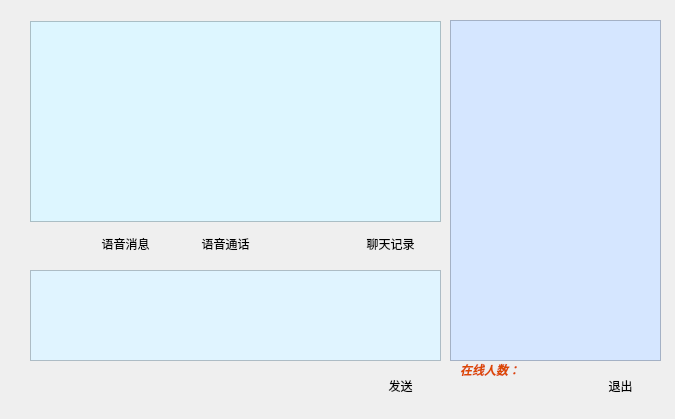
<?xml version="1.0" encoding="UTF-8"?>
<ui version="4.0">
 <class>Form</class>
 <widget class="QWidget" name="Form">
  <property name="geometry">
   <rect>
    <x>0</x>
    <y>0</y>
    <width>675</width>
    <height>419</height>
   </rect>
  </property>
  <property name="windowTitle">
   <string>群聊</string>
  </property>
  <property name="autoFillBackground">
   <bool>false</bool>
  </property>
  <property name="styleSheet">
   <string notr="true">#Form{
border-image: url(:/新前缀/haizeiwang3333_看图王.jpg);}
</string>
  </property>
  <widget class="QTextBrowser" name="textBrowser">
   <property name="geometry">
    <rect>
     <x>30</x>
     <y>21</y>
     <width>411</width>
     <height>201</height>
    </rect>
   </property>
   <property name="styleSheet">
    <string notr="true">
background-color: rgb(221, 246, 255);</string>
   </property>
   <property name="horizontalScrollBarPolicy">
    <enum>Qt::ScrollBarAsNeeded</enum>
   </property>
   <property name="sizeAdjustPolicy">
    <enum>QAbstractScrollArea::AdjustIgnored</enum>
   </property>
  </widget>
  <widget class="QTextEdit" name="textEdit">
   <property name="geometry">
    <rect>
     <x>30</x>
     <y>270</y>
     <width>411</width>
     <height>91</height>
    </rect>
   </property>
   <property name="autoFillBackground">
    <bool>true</bool>
   </property>
   <property name="styleSheet">
    <string notr="true">background-color: rgb(224, 244, 255);</string>
   </property>
  </widget>
  <widget class="QWidget" name="formLayoutWidget">
   <property name="geometry">
    <rect>
     <x>0</x>
     <y>0</y>
     <width>2</width>
     <height>2</height>
    </rect>
   </property>
   <layout class="QFormLayout" name="formLayout"/>
  </widget>
  <widget class="QPushButton" name="luyinBtn">
   <property name="geometry">
    <rect>
     <x>80</x>
     <y>230</y>
     <width>91</width>
     <height>27</height>
    </rect>
   </property>
   <property name="styleSheet">
    <string notr="true">background-color: rgb(247, 255, 194);
background-image: url(:/新前缀/999.jpg);</string>
   </property>
   <property name="text">
    <string>语音消息</string>
   </property>
   <property name="icon">
    <iconset>
     <normaloff>../UIxiangmu /xiaoxi.jpg</normaloff>../UIxiangmu /xiaoxi.jpg</iconset>
   </property>
   <property name="flat">
    <bool>true</bool>
   </property>
  </widget>
  <widget class="QPushButton" name="tonghuaBtn">
   <property name="geometry">
    <rect>
     <x>180</x>
     <y>230</y>
     <width>91</width>
     <height>27</height>
    </rect>
   </property>
   <property name="styleSheet">
    <string notr="true">background-color: rgb(245, 255, 194);
background-image: url(:/新前缀/999.jpg);</string>
   </property>
   <property name="text">
    <string>语音通话</string>
   </property>
   <property name="icon">
    <iconset>
     <normaloff>../UIxiangmu /tonghu.jpg</normaloff>../UIxiangmu /tonghu.jpg</iconset>
   </property>
   <property name="flat">
    <bool>true</bool>
   </property>
  </widget>
  <widget class="QPushButton" name="sendBtn">
   <property name="geometry">
    <rect>
     <x>370</x>
     <y>370</y>
     <width>61</width>
     <height>31</height>
    </rect>
   </property>
   <property name="autoFillBackground">
    <bool>false</bool>
   </property>
   <property name="styleSheet">
    <string notr="true">background-color: rgb(186, 186, 186);
background-image: url(:/新前缀/100.jpg);
</string>
   </property>
   <property name="text">
    <string>发送</string>
   </property>
   <property name="flat">
    <bool>true</bool>
   </property>
  </widget>
  <widget class="QPushButton" name="jiluBtn">
   <property name="geometry">
    <rect>
     <x>350</x>
     <y>230</y>
     <width>81</width>
     <height>27</height>
    </rect>
   </property>
   <property name="styleSheet">
    <string notr="true">background-color: rgb(205, 255, 215);
background-image: url(:/新前缀/beijing.jpg);</string>
   </property>
   <property name="text">
    <string>聊天记录</string>
   </property>
   <property name="flat">
    <bool>true</bool>
   </property>
  </widget>
  <widget class="QPushButton" name="quitBtn">
   <property name="geometry">
    <rect>
     <x>590</x>
     <y>370</y>
     <width>61</width>
     <height>31</height>
    </rect>
   </property>
   <property name="styleSheet">
    <string notr="true">background-color: rgb(186, 186, 186);
background-image: url(:/新前缀/100.jpg);
background-image: url(:/新前缀/100.jpg);</string>
   </property>
   <property name="text">
    <string>退出</string>
   </property>
   <property name="flat">
    <bool>true</bool>
   </property>
  </widget>
  <widget class="QPushButton" name="biaoqingBtn">
   <property name="geometry">
    <rect>
     <x>30</x>
     <y>230</y>
     <width>31</width>
     <height>27</height>
    </rect>
   </property>
   <property name="styleSheet">
    <string notr="true">background-image: url(:/新前缀/beijing.jpg);</string>
   </property>
   <property name="text">
    <string/>
   </property>
   <property name="icon">
    <iconset>
     <normaloff>../UIxiangmu /p=0.jpg</normaloff>../UIxiangmu /p=0.jpg</iconset>
   </property>
   <property name="flat">
    <bool>true</bool>
   </property>
  </widget>
  <widget class="QLabel" name="skyLabel">
   <property name="geometry">
    <rect>
     <x>10</x>
     <y>370</y>
     <width>291</width>
     <height>41</height>
    </rect>
   </property>
   <property name="text">
    <string/>
   </property>
  </widget>
  <widget class="QTableView" name="tableView">
   <property name="geometry">
    <rect>
     <x>450</x>
     <y>20</y>
     <width>211</width>
     <height>341</height>
    </rect>
   </property>
   <property name="styleSheet">
    <string notr="true">background-color: rgb(213, 230, 255);</string>
   </property>
  </widget>
  <widget class="QLabel" name="on_lineNlabel">
   <property name="geometry">
    <rect>
     <x>460</x>
     <y>360</y>
     <width>121</width>
     <height>21</height>
    </rect>
   </property>
   <property name="text">
    <string>&lt;html&gt;&lt;head/&gt;&lt;body&gt;&lt;p&gt;&lt;span style=&quot; font-weight:600; font-style:italic; color:#dc4900;&quot;&gt;在线人数：&lt;/span&gt;&lt;/p&gt;&lt;/body&gt;&lt;/html&gt;</string>
   </property>
  </widget>
  <zorder>textEdit</zorder>
  <zorder>formLayoutWidget</zorder>
  <zorder>textBrowser</zorder>
  <zorder>luyinBtn</zorder>
  <zorder>tonghuaBtn</zorder>
  <zorder>jiluBtn</zorder>
  <zorder>quitBtn</zorder>
  <zorder>biaoqingBtn</zorder>
  <zorder>sendBtn</zorder>
  <zorder>skyLabel</zorder>
  <zorder>tableView</zorder>
  <zorder>on_lineNlabel</zorder>
 </widget>
 <resources>
  <include location="../UIxiangmu /heihei.qrc"/>
 </resources>
 <connections>
  <connection>
   <sender>quitBtn</sender>
   <signal>clicked()</signal>
   <receiver>Form</receiver>
   <slot>close()</slot>
   <hints>
    <hint type="sourcelabel">
     <x>634</x>
     <y>407</y>
    </hint>
    <hint type="destinationlabel">
     <x>238</x>
     <y>391</y>
    </hint>
   </hints>
  </connection>
 </connections>
</ui>
